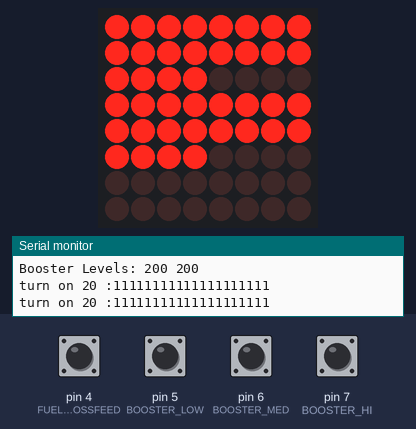
This sketch was run on a simulated Arduino Uno, built with avr-gcc and run on an emulated ATmega328P. Shown: 8×8 LED matrix, the last lines printed to the serial monitor. The test bench sets the inputs (shaded band); at power-on: pin 4 (FUEL_CROSSFEED), pin 5 (BOOSTER_LOW), pin 6 (BOOSTER_MED), pin 7 (BOOSTER_HI) HIGH.

Above: at 2.8 s.
2.9 s: pin 6 (BOOSTER_MED) pulled LOW for 1.25 s
At 4.7 s:
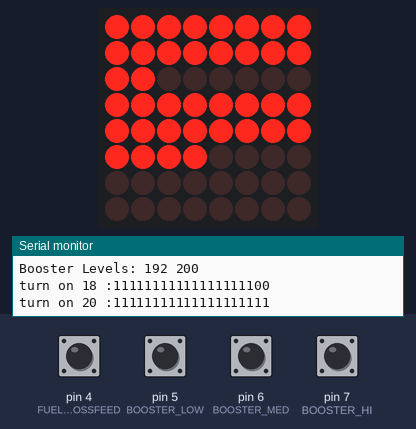
5.6 s: pin 7 (BOOSTER_HI) pulled LOW for 1.25 s
At 7.2 s:
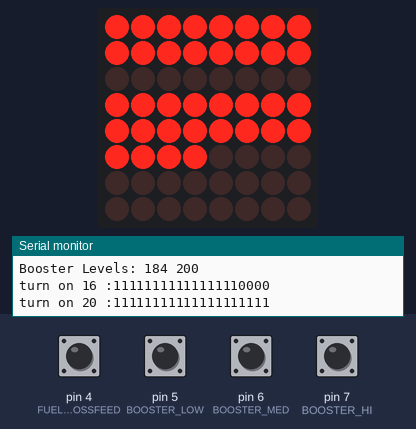
8.3 s: pin 7 (BOOSTER_HI) pulled LOW for 1.25 s
At 10.2 s:
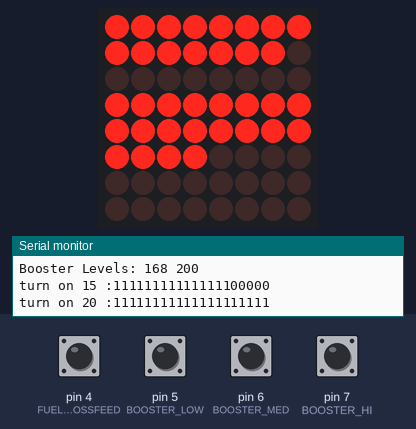
11.0 s: pin 5 (BOOSTER_LOW) pulled LOW for 1.25 s
At 12.7 s:
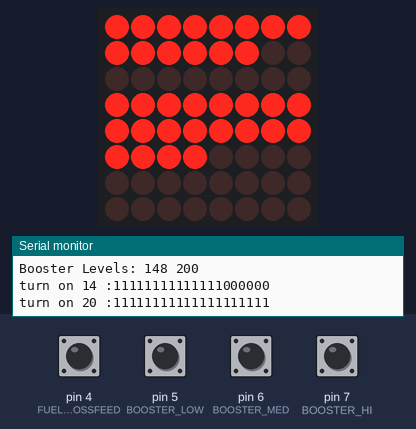
13.7 s: pin 7 (BOOSTER_HI) pulled LOW for 1.25 s
At 15.8 s:
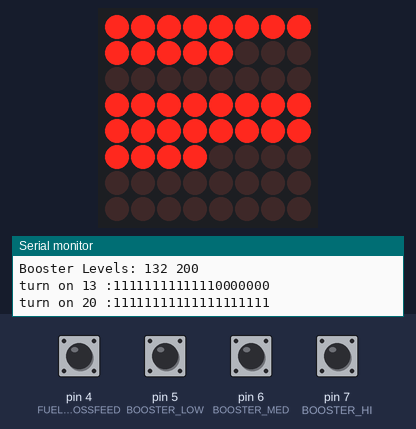
16.4 s: pin 6 (BOOSTER_MED) pulled LOW for 1.25 s
At 18.9 s:
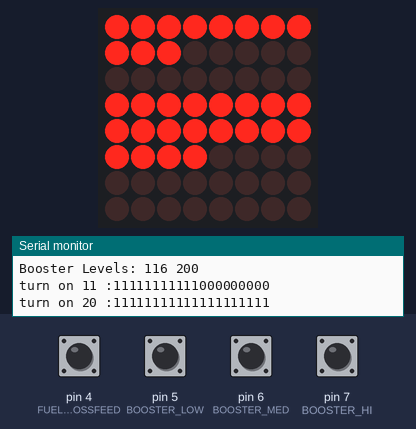
Timing chart, 0 to 20.1 s (numbered marks = the images above; inputs shaded):
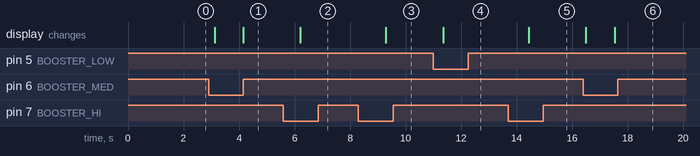

Measured:
- after the input at 2.9 s, the display: first changes after 0.22 s (image 1 shows a later state)
- after the input at 5.6 s, the display: changes after 0.61 s (image 2)
- after the input at 8.3 s, the display: changes after 0.99 s (image 3)
- after the input at 11.0 s, the display: changes after 0.35 s (image 4)
- after the input at 13.7 s, the display: changes after 0.74 s (image 5)
- after the input at 16.4 s, the display: first changes after 0.10 s (image 6 shows a later state)

The sketch:

Booster_LEDArray_Control.ino
```cpp
#include "LedControl.h" //  need the library

#define MAX7291_PIN01 12
#define MAX7291_PIN13 11
#define MAX7291_PIN12 10
#define NUM_BAR_LEDS 20
#define MAX_FUEL_LEVEL 200
#define FUEL_LOW_USE -4
#define FUEL_MED_USE -8
#define FUEL_HI_USE -16

/*******PINS***********/
#define PIN_ENCODER_A 3
#define PIN_ENCODER_B 2
#define FUEL_CROSSFEED 4
#define BOOSTER_LOW 5
#define BOOSTER_MED 6
#define BOOSTER_HI 7
/**********************/
typedef enum
{
  CELL_A = 0,
  CELL_B = 1,
  E_NUM_FUEL_CELLS

} E_FUEL_CELL;
int fuel[E_NUM_FUEL_CELLS];


LedControl lc=LedControl(MAX7291_PIN01,
                         MAX7291_PIN13,
                         MAX7291_PIN12,
                         1);
void setup()
{
  // the zero refers to the MAX7219 number, it is zero for 1 chip
  lc.shutdown(0,false);// turn off power saving, enables display
  lc.setIntensity(0,8);// sets brightness (0~15 possible values)
  lc.clearDisplay(0);// clear screen
  pinMode(BOOSTER_LOW, INPUT_PULLUP);
  pinMode(BOOSTER_MED, INPUT_PULLUP);
  pinMode(BOOSTER_HI, INPUT_PULLUP);
  pinMode(FUEL_CROSSFEED, INPUT_PULLUP);
  fuel[CELL_A] = MAX_FUEL_LEVEL;
  fuel[CELL_B] = MAX_FUEL_LEVEL;
  Serial.begin(9600);
}
int leds = 0;

void loop()
{

  Serial.print("Booster Levels: ");
  Serial.print(fuel[CELL_A]);
  Serial.print(" ");
  Serial.println(fuel[CELL_B]);
  UpdateFuelCells();
  SetLEDBar(CELL_A, (fuel[CELL_A] * NUM_BAR_LEDS) / MAX_FUEL_LEVEL);
  SetLEDBar(CELL_B, (fuel[CELL_B] * NUM_BAR_LEDS) / MAX_FUEL_LEVEL);
  delay(1000);
}

void SetLEDBar(E_FUEL_CELL i, int num_leds)
{
  if (num_leds > NUM_BAR_LEDS)
    return;
 // bar 1 gets rows 0-2 and bar 2 gets 3-5
  int start_row = 0;
  if (i == CELL_B)
    start_row = 3;

  Serial.print("turn on ");
  Serial.print(num_leds);
  Serial.print(" :");
  int currLED = 0;
  for (int r = start_row; r < start_row+3; r++)
  {
    for (int c = 0; c < 8; c++)
    {
      if ( currLED < num_leds)
      {
        lc.setLed(0,r,c,true); // turns on LED at col, row
        Serial.print(1);
        //Serial.print("("); Serial.print(c); Serial.print(","); Serial.print(r); Serial.println(")");
      }
      else
      {
        lc.setLed(0,r,c,false); // turns on LED at col, row
        Serial.print(0);
      }
      currLED++;
      if (currLED >= NUM_BAR_LEDS)
      {
        Serial.println();
        return;
      }
    }
  }
  return;
}

void UpdateFuelCells()
{
  int crossfeed = !digitalRead(FUEL_CROSSFEED);
  int rate = GetFuelRateUsed();

  if (!crossfeed)
  {
    if (fuel[CELL_A])
    {
      AdjustTankValue(CELL_A, rate);
    }
    else
    {
      AdjustTankValue(CELL_B, rate);
    }
  }
  else
  {
    AdjustTankValue(CELL_A, rate/2);
    AdjustTankValue(CELL_B, rate/2);
  }

}

void AdjustTankValue(int cell, int amount)
{
  int newAmt = fuel[cell] + amount;

  if (newAmt > 0)
    fuel[cell] = newAmt;
  else
    fuel[cell] = 0;
}
int GetFuelRateUsed()
{

  if (!digitalRead(BOOSTER_HI))
    return FUEL_HI_USE;
  if (!digitalRead(BOOSTER_MED))
    return FUEL_MED_USE;
  if (!digitalRead(BOOSTER_LOW))
    return FUEL_LOW_USE;

  return 0;
}
/*
for (int row=0; row<8; row++)
  {
    for (int col=0; col<8; col++)
    {
      lc.setLed(0,col,row,true); // turns on LED at col, row
      delay(25);
    }
  }
  */
```
